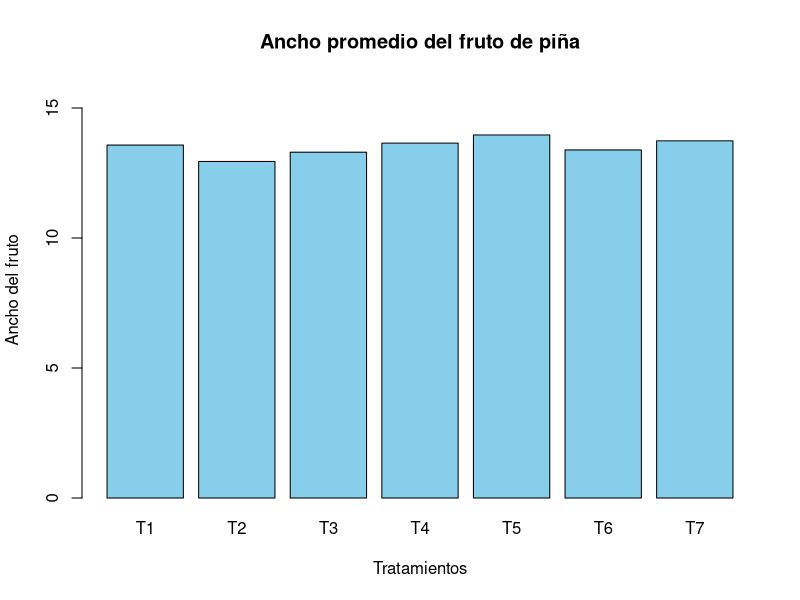

Write the R code that produced this figure.

# TRABAJO UNIDAD 02
# Analisis estadistico del ancho de fruto de piña

# 1. Cargar la base de datos
library(readxl)

datos <- read_excel("Base_organizada_ancho_fruto_pina.xlsx")

# 2. Convertir tratamientos y bloques en factores
datos$Tratamiento <- as.factor(datos$Tratamiento)
datos$Bloque <- as.factor(datos$Bloque)

# 3. Revisar la base de datos
View(datos)
str(datos)
summary(datos)

# 4. Modelo estadistico: DBCA
# Variable: ancho promedio del fruto

modelo <- aov(Ancho_promedio ~ Bloque + Tratamiento,
              data = datos)

# 5. Analisis de varianza (ANOVA)
summary(modelo)



# 6. Comparacion de medias - Tukey al 5%

tukey <- TukeyHSD(modelo, "Tratamiento")

# Mostrar resultados
print(tukey)



# 7. Grafica de resultados

# Calcular el promedio por tratamiento
medias <- aggregate(Ancho_promedio ~ Tratamiento,
                    data = datos,
                    FUN = mean)

# Crear grafica de barras
barplot(medias$Ancho_promedio,
        names.arg = medias$Tratamiento,
        col = "skyblue",
        main = "Ancho promedio del fruto de piña",
        xlab = "Tratamientos",
        ylab = "Ancho del fruto",
        ylim = c(0, 16))
